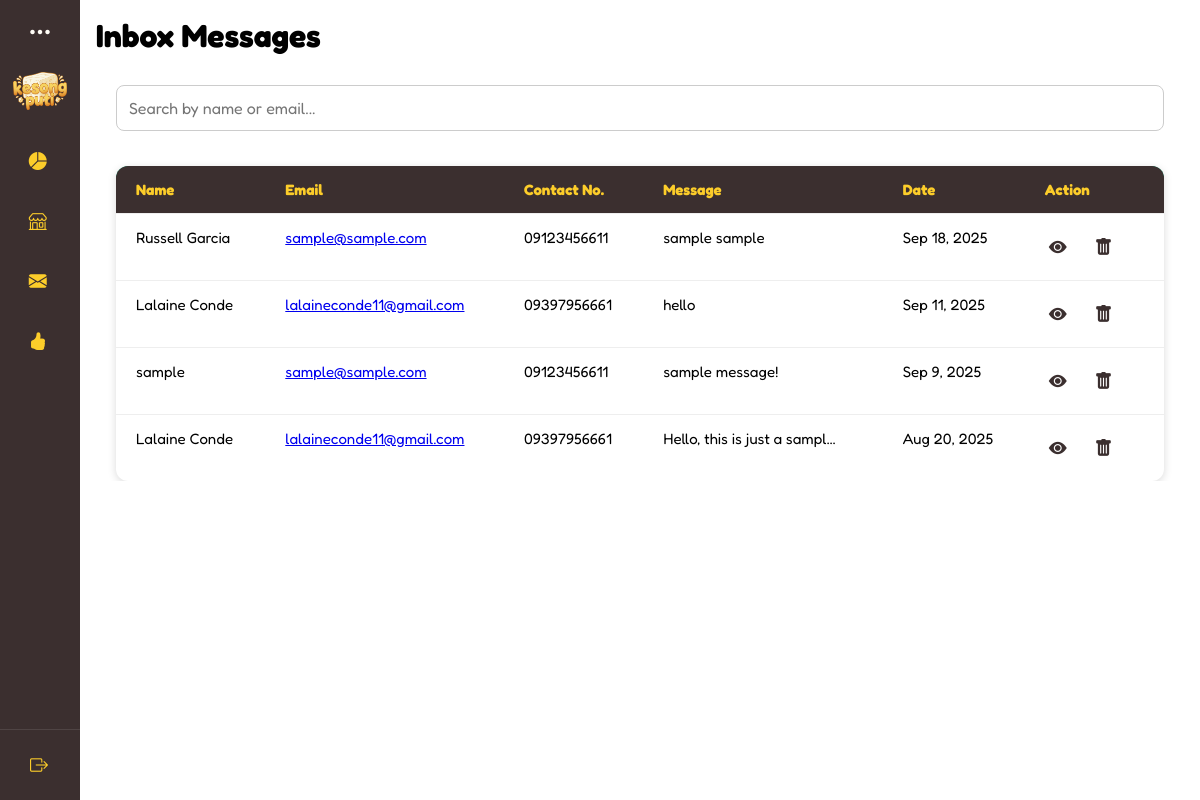
Page /interfaces/admin/inbox.php (signed in) on the committed database.
### tables this page shows
CREATE TABLE `inbox_messages` (
  `inbox_id` int(11) NOT NULL,
  `name` varchar(100) NOT NULL,
  `email` varchar(150) NOT NULL,
  `contact` varchar(20) NOT NULL,
  `message` text NOT NULL,
  `created_at` timestamp NOT NULL DEFAULT current_timestamp(),
  `recipient` varchar(100) NOT NULL
);

### interfaces/admin/inbox.php (the view, shortened to what this page needs)
<?php
require '../../connection.php';
include ('../../includes/admin-dashboard.php');
if ($_SESSION['role'] === 'admin') {
    $recipient = "admin_" . $_SESSION['admin_id'];
} elseif ($_SESSION['role'] === 'superadmin') {
    $recipient = "super_" . $_SESSION['super_id'];
}
$sql = "SELECT * FROM inbox_messages
        WHERE recipient = '$recipient'
        ORDER BY created_at DESC";
$result = mysqli_query($connection, $sql);
?>
<!DOCTYPE html>
<html lang="en">
<head>
    <link
      rel="stylesheet"
      href="https://cdn.jsdelivr.net/npm/bootstrap-icons/font/bootstrap-icons.css"
    />
    <link rel="stylesheet" href="../../css/admin.css"/>
</head>
<body>
  <div class="main-content">
      <div class="box" id="inbox-content">
        <h1>Inbox Messages</h1>
      <div class="contact-table-wrapper">
        <div class="contact-table-container">
          <input
            type="text"
            id="contactSearch"
            placeholder="Search by name or email..."
          />
          <table class="contact-table">
            <thead>
              <tr>
                <th>Name</th>
                <th>Email</th>
                <th>Contact No.</th>
                <th>Message</th>
                <th>Date</th>
                <th>Action</th>
              </tr>
            </thead>
            <tbody id="contactTableBody">
              <?php if (mysqli_num_rows($result) > 0): ?>
                <?php while ($row = mysqli_fetch_assoc($result)): ?>
                  <?php
                    $to = htmlspecialchars($row['email']);
                    $subject = rawurlencode('Response to your message');
                    $recipient = $row['recipient'];
                    $adminName = "Our Team";
                    if (strpos($recipient, 'admin_') === 0) {
                        $adminId = str_replace('admin_', '', $recipient);
                        $query = mysqli_query($connection, "SELECT username FROM admins WHERE admin_id='$adminId'");
                        if ($query && $adminRow = mysqli_fetch_assoc($query)) {
                            $adminName = $adminRow['username'];
                        }
                    } elseif (strpos($recipient, 'super_') === 0) {
                        $superId = str_replace('super_', '', $recipient);
                        $query = mysqli_query($connection, "SELECT username FROM super_admin WHERE super_id='$superId'");
                        if ($query && $superRow = mysqli_fetch_assoc($query)) {
                            $adminName = $superRow['username'];
                        }
                    }
                    $body = rawurlencode(
                      "Hi {$row['name']},\r\n\r\n".
                      "Thank you for contacting us.\r\n\r\n".
                      "Your Message:\r\n\"{$row['message']}\"\r\n\r\n".
                      "[Insert your response here]\r\n\r\n".
                      "Best regards,\r\n".
                      "$adminName\r\n".
                      "[Your Contact Information]"
                    );
                  ?>
                  <tr>
                    <td><?php echo htmlspecialchars($row['name']); ?></td>
                    <td>
                      <a href="mailto:<?= $to ?>?subject=<?= $subject ?>&body=<?= $body ?>" target="_blank">
                        <?= $to ?>
                      </a>
                    </td>
                    <td><?php echo htmlspecialchars($row['contact']); ?></td>
                    <td class="contact-message"><span class="short-msg"><?php echo htmlspecialchars($row['message']); ?></span></td>
                    <td><?php echo date("M j, Y", strtotime($row['created_at'])); ?></td>
                    <td>
                    <button
                      class="view-btn view-more"
                      data-message="<?php echo htmlspecialchars($row['message']); ?>"
                      data-name="<?php echo htmlspecialchars($row['name']); ?>"
                      title="View More"
                    >
                      <i class="bi bi-eye-fill"></i>
                    </button>
                    <button class="delete-btn" data-id="<?php echo $row['inbox_id']; ?>">
                      <i class="bi bi-trash-fill"></i>
                    </button>
                  </td>
                  </tr>
                <?php endwhile; ?>
              <?php else: ?>
                <tr>
                  <td colspan="6" style="text-align:center;">No messages found</td>
                </tr>
              <?php endif; ?>
            </tbody>
          </table>
        </div>
        </div>
      </div>
</div>
</body>
</html>

### css/admin.css (style rules this page uses)
* { box-sizing: border-box; margin: 0; padding: 0; font-family: 'Fredoka', sans-serif; }
body { display: flex; align-items: start; justify-content: flex-start; margin: 0; padding: 0; }
.main-content { position: relative; min-height: 100vh; transition: all 0.5s ease; width: calc(100% - 80px); padding: 1rem; }
.view-btn { background-color: var(--cocoa); color: var(--yellow); border: 2px solid black; font-size: 15px; padding: 5px 10px; border-radius: 40px; cursor: pointer; }
.update-btn, .delete-btn { border: none; padding: 8px 12px; border-radius: 8px; cursor: pointer; margin-right: 6px; transition: transform 0.2s ease; }
.contact-table { min-width: 800px; width: 100%; border-collapse: collapse; margin-top: 15px; background: #fff; border-radius: 12px; overflow: hidden; box-shadow: 0 2px 10px rgba(0,0,0,0.08); }
.contact-table thead { background: #20c997; color: #fff; }
.contact-table th, .contact-table td { padding: 12px 16px; text-align: left; font-size: 15px; border-bottom: 1px solid #eee; }
.contact-table-wrapper { width: 100%; overflow-x: auto; -webkit-overflow-scrolling: touch; margin-top: 10px; }
.contact-table-container { margin-top: 20px; width: 100%; padding: 0 20px; }
.contact-table-container input[type="text"] { padding: 12px; width: 100%; margin-bottom: 20px; border-radius: 8px; border: 1px solid #ccc; font-size: 16px; }
.contact-table { width: 100%; border-collapse: collapse; background-color: white; box-shadow: 0 2px 8px rgba(0, 0, 0, 0.15); border-radius: 12px; overflow: hidden; }
.contact-table th, .contact-table td { text-align: left; padding: 14px 20px; font-size: 15px; border-bottom: 1px solid #eee; }
.contact-table th { background-color: var(--cocoa); color: var(--yellow); font-weight: bold; }
.contact-table tr:last-child td { border-bottom: none; }
.contact-table td button { background: none; border: none; cursor: pointer; font-size: 18px; margin-right: 8px; color: var(--cocoa); }
.contact-table td.contact-message { align-items: center; gap: 8px; }
.contact-message .short-msg { white-space: nowrap; overflow: hidden; text-overflow: ellipsis; max-width: 180px; display: inline-block; }
.view-more { background: none; border: none; color: var(--cocoa); font-size: 18px; cursor: pointer; padding: 4px; }
.contact-table-wrapper { width: 100%; overflow-x: auto; }
.contact-table { min-width: 700px; width: 100%; border-collapse: collapse; background: #fff; border-radius: 12px; overflow: hidden; box-shadow: 0 2px 8px rgba(0,0,0,0.15); }
.contact-table th, .contact-table td { padding: 14px 20px; text-align: left; font-size: 15px; border-bottom: 1px solid #eee; vertical-align: top; }
.contact-table th { background: var(--cocoa); color: var(--yellow); font-weight: bold; }

### css/colors.css (style rules this page uses)
:root { --bg-white: #FFFCF6; --bg-beige: #FFFBE6; --bg-cocoa: #3B2F2F; --bg-green: #347928; --bg-mint: #C0EBA6; --bg-yellow: #FCCD2A; --green: #347928; --black: #0D0E0E; --white: #FFFCF6; --yellow: #FCCD2A; --beige: #FFFBE6; --mint: #C0EBA6; --brown: #5E503F; --gray: #404040; --cocoa: #3B2F2F; --btn-yellow: #FCCD2A; --btn-green: #347928; --btn-red: #A7C957; }

### rows in the picture
inbox_messages: name "Russell Garcia", email "sample@sample.com", contact "09123456611", message "sample sample", created_at "Sep 18, 2025"
inbox_messages: name "Lalaine Conde", email "lalaineconde11@gmail.com", contact "09397956661", message "hello", created_at "Sep 11, 2025"
inbox_messages: name "sample", email "sample@sample.com", contact "09123456611", message "sample message!", created_at "Sep 9, 2025"
inbox_messages: name "Lalaine Conde", email "lalaineconde11@gmail.com", contact "09397956661", message "Hello, this is just a sampl…", created_at "Aug 20, 2025"
